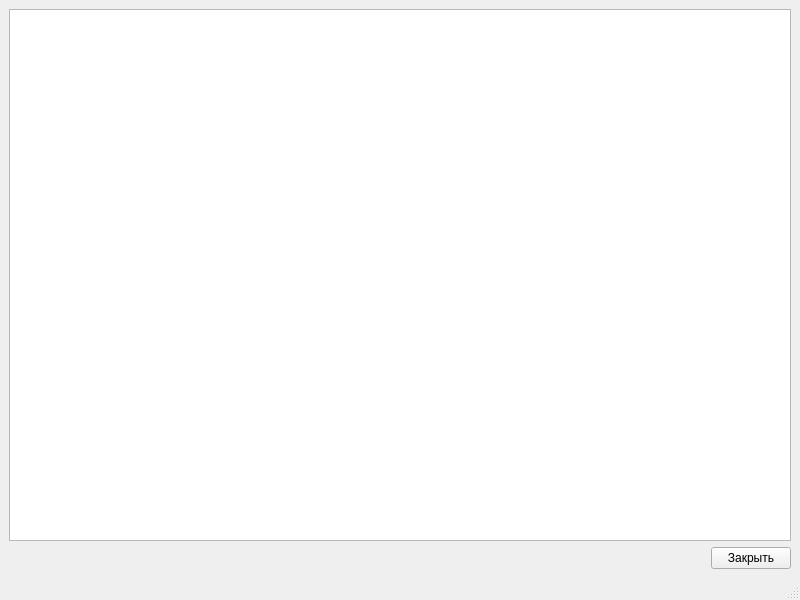
<?xml version="1.0" encoding="UTF-8"?>
<ui version="4.0">
 <class>MainWindow</class>
 <widget class="QMainWindow" name="MainWindow">
  <property name="geometry">
   <rect>
    <x>0</x>
    <y>0</y>
    <width>800</width>
    <height>600</height>
   </rect>
  </property>
  <property name="windowTitle">
   <string>Оценки</string>
  </property>
  <widget class="QWidget" name="centralwidget">
   <layout class="QVBoxLayout" name="verticalLayout">
    <item>
     <layout class="QGridLayout" name="gridLayout_2">
      <item row="0" column="0">
       <widget class="QTableWidget" name="tableWidget">
        <property name="styleSheet">
         <string notr="true"/>
        </property>
        <attribute name="horizontalHeaderShowSortIndicator" stdset="0">
         <bool>false</bool>
        </attribute>
       </widget>
      </item>
      <item row="1" column="0">
       <widget class="QPushButton" name="pushButton">
        <property name="sizePolicy">
         <sizepolicy hsizetype="Fixed" vsizetype="Fixed">
          <horstretch>0</horstretch>
          <verstretch>0</verstretch>
         </sizepolicy>
        </property>
        <property name="layoutDirection">
         <enum>Qt::RightToLeft</enum>
        </property>
        <property name="styleSheet">
         <string notr="true">t</string>
        </property>
        <property name="text">
         <string>Закрыть</string>
        </property>
       </widget>
      </item>
     </layout>
    </item>
   </layout>
  </widget>
  <widget class="QStatusBar" name="statusbar"/>
 </widget>
 <resources/>
 <connections/>
</ui>
